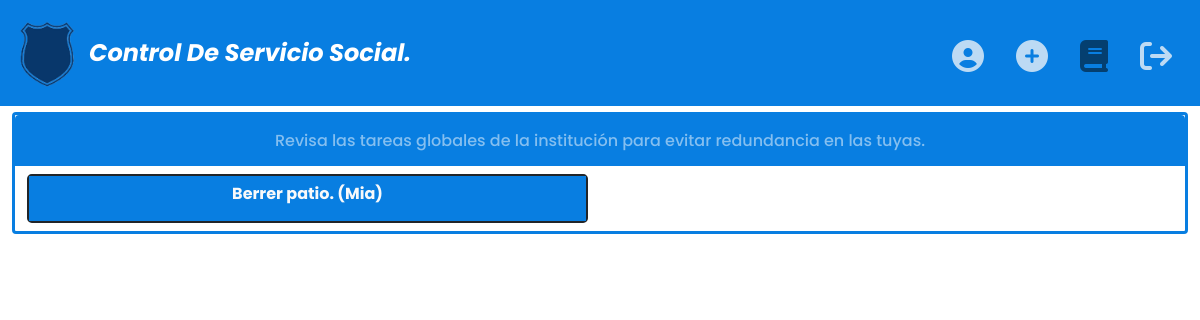
The app's page /Vista/perfiles/directivo/tareas.php (signed in), older data.
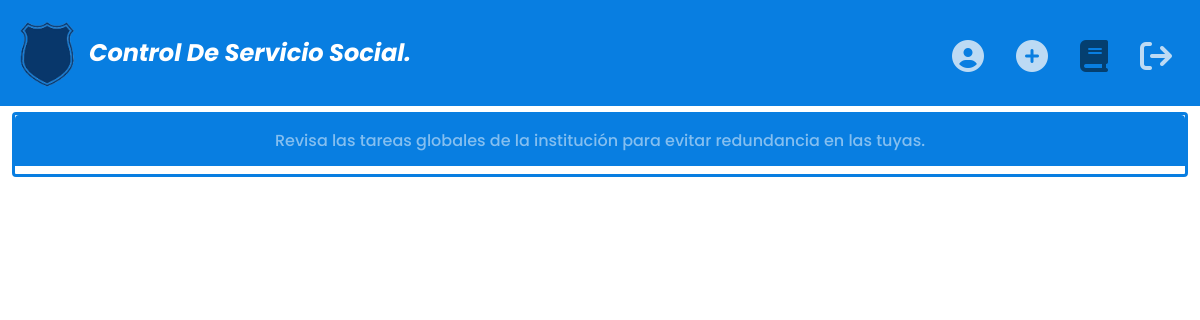
The same page, newer data.
### tables this page shows
CREATE TABLE TAREAS (

    ID_TAREA INT AUTO_INCREMENT NOT NULL PRIMARY KEY,
    ID_CREADOR VARCHAR(15) NOT NULL,
    NOMBRE_TAREA VARCHAR(40) NOT NULL,
    DESCRIPCION TEXT(300) NOT NULL,
    FECHA_CREACION DATE NOT NULL,
    FECHA_LIMITE DATE NOT NULL,
    NUMERO_HORAS INT NOT NULL,
    OBJETIVO VARCHAR(200) NOT NULL,
    PARA_QUE_GRADO VARCHAR(15) NOT NULL,
    ESTADO_TAREA VARCHAR(15) NOT NULL,
    N_PERSONAS INT NOT NULL,
	FOREIGN KEY (ID_CREADOR) REFERENCES DIRECTIVOS(IDENTIDAD)

);

### Controlador/RecogerDatos/directivo/datos.php (called while the page is built, shortened)
<?php
include "../../../Modelo/conexion_db.php";
class Directivo
{
    function Directivo($identidad)
    {
        global $conn;
        $datosPersonales = "SELECT * FROM DIRECTIVOS WHERE IDENTIDAD = $identidad;";
        $RetornoDatosPersonales = mysqli_query($conn, $datosPersonales);
        $DataDir = mysqli_fetch_assoc($RetornoDatosPersonales);
    }
    function Get_todas_las_tareas()
    {
        global $conn;
        $sql_tar = "SELECT * FROM TAREAS ORDER BY ESTADO_TAREA ASC;";
        $consult = mysqli_query($conn, $sql_tar);
        return $consult;
    }
}
if (isset($_SESSION['id_dir'])) {
    $id = $_SESSION['id_dir'];
    $Boss = new Directivo($id);
} else {
    header("Location:../../../index.php");
    $_SESSION['mensajeDeAlerta'] = "Por favor inicia sesión nuevamente.";
    $_SESSION['tituloDeAlerte'] = "warning";
    $_SESSION['tipoAlerta'] = "Reingreso fallido";
}

### Vista/perfiles/directivo/tareas.php (the view, shortened to what this page needs)
<?php
require "../../../Controlador/RecogerDatos/directivo/datos.php";
if (isset($_SESSION['id_dir'])) {
?>
    <!DOCTYPE html>
    <html lang="en">
    <head>
        <link rel="stylesheet" href="//cdn.jsdelivr.net/npm/alertifyjs@1.13.1/build/css/themes/default.min.css" />
        <link rel="stylesheet" href="//cdn.jsdelivr.net/npm/alertifyjs@1.13.1/build/css/alertify.min.css" />
        <link rel="stylesheet" href="../../../Vista/custome_bootstrap/style.css">
        <link rel="stylesheet" href="https://cdnjs.cloudflare.com/ajax/libs/font-awesome/6.1.1/css/all.min.css" />
    </head>
    <body class="pt-5 mt-2 mt-md-0">
        <header class="container-fluid ">
            <nav class="container-fluid navbar navbar-expand-lg navbar-dark bg-primary fixed-top">
                <a class="navbar-brand" href="tareas.php">
                    <div class="row ">
                        <div class="col-auto text-start d-inline">
                            <img src="../../../Controlador/includes/recursos/img-cabecera.png" class="i" width="auto" height="80" alt="logo sistema">
                        </div>
                        <h4 class="col-auto d-flex  align-items-center justify-content-start p-0 m-0 text-capitalize">
                            <strong class="d-none d-sm-block"><em> control de servicio social.</em></strong>
                        </h4>
                    </div>
                </a>
                <div id="navegacion" class=" justify-content-sm-end collapse navbar-collapse">
                    <ul class="h4 navbar-nav  mt-3 list-group-horizontal justify-content-end">
                        <li class="nav-item text-start mx-2 h2">
                            <a class=" text-light nav-link active d-sm-inline  d-md-inline  text-opacity-75" title="Perfil" href="perfil_directivo.php"><i class="fa-solid fa-circle-user" title="Perfil"></i></a>
                        </li>
                        <li class="nav-item text-start mx-2 h2">
                            <a class=" text-light nav-link active d-sm-inline  d-md-inline  text-opacity-75" title="Perfil" href="crear_tarea.php"><i class="fa-solid fa-circle-plus" title="añadir tarea"></i></a>
                        </li>
                        <li class="nav-item text-start mx-2 h2">
                            <a class="text-light nav-link active d-sm-inline d-md-inline text-black-50" href="tareas.php" title="Tareas"><i class="fa-solid fa-book"></i></a></a>
                        </li>
                        <li class="nav-item text-start mx-2 h2">
                            <a class="text-light nav-link active d-sm-inline d-md-inline text-opacity-75" href="../Cerrar_sesiones.php" title="Cerrar sesión"><i class="fa-solid fa-arrow-right-from-bracket"></i></a>
                        </li>
                    </ul>
                </div>
            </nav>
        </header>
        <main class="mt-5 pt-3 px-3 px-sm-4">
            <div class="row border border-3 border-primary rounded">
                <div class="bg-primary  text-center py-2  rounded-top mb-2">
                    <h6 class="text-light text-white-50 my-2">
                        Revisa las tareas globales de la institución para evitar redundancia en las tuyas.
                    </h6>
                </div>
                <?php
                $id_collapse = 2;
                $result3 = $Boss->Get_todas_las_tareas();
                while ($TAREA = mysqli_fetch_array($result3)) {
                    $ID_TAREA = $TAREA['ID_TAREA'];
                    $ides = "tareasN_" . $id_collapse;
                    $getCreador = $TAREA['ID_CREADOR'];
                    $SQL3 = "SELECT COUNT(ESTADO_POSTULACION) AS POSTULADOS FROM POSTULADOS WHERE ESTADO_POSTULACION LIKE 'A%' AND ID_TAREA = '$ID_TAREA';";
                    $query1 = mysqli_query($connN, $SQL3);
                    $EST_POSTULADOS = mysqli_fetch_array($query1);
                    if ($EST_POSTULADOS['POSTULADOS'] < $TAREA['N_PERSONAS']) {
                        $fondo = "secondary";
                    } else {
                        $icono = " fa-xmark ";
                        $fondo = "primary";
                        $color = "warning";
                        $disable = "disabled";
                    }
                    if (strtolower($TAREA['ESTADO_TAREA']) == "terminada") {
                        $fondo = "success";
                    } else {
                        $mostrar = "show";
                        $fondo = "warning";
                    }
                    $textMia = " ";
                    if($TAREA['ID_CREADOR'] == $getCreador){
                        $fondo = "info";
                        $fondo = "primary";
                        $textMia= "(Mia)";
                    }
                ?>
                    <div class="col-12 col-sm-12 col-md-6 col-lg-6 mb-2 ">
                        <div class="border border-2  border-dark rounded-3 p-0">
                            <a class="nav-link p-0 m-0 " data-bs-toggle="collapse" data-bs-target="#<?php echo $ides; ?>" aria-expanded="false" aria-controls="<?php echo $ides; ?>">
                                <div class=" border-bottom border-2 border-<?php echo $fondo; ?> text-center py-2 bg-<?php echo $fondo; ?> ">
                                    <h6 class="text-light"><b><?php echo $TAREA['NOMBRE_TAREA']."    ".$textMia; ?></b></h6>
                                </div>
                            </a>
                        </div>
                    </div>
                <?php
                    $id_collapse++;
                } ?>
            </div>
        </main>
    </body>
    </html>
<?php
} else {
    $_SESSION['mensajeDeAlerta'] = "Por favor inicia sesión nuevamente.";
    $_SESSION['tituloDeAlerte'] = "warning";
    $_SESSION['tipoAlerta'] = "Reingreso fallido";
    header("Location:../../../index.php");
}  ?>

Row changes from the older to the newer data that the page shows:
removed tareas: NOMBRE_TAREA "Berrer patio.", ID_CREADOR "(Mia)"
